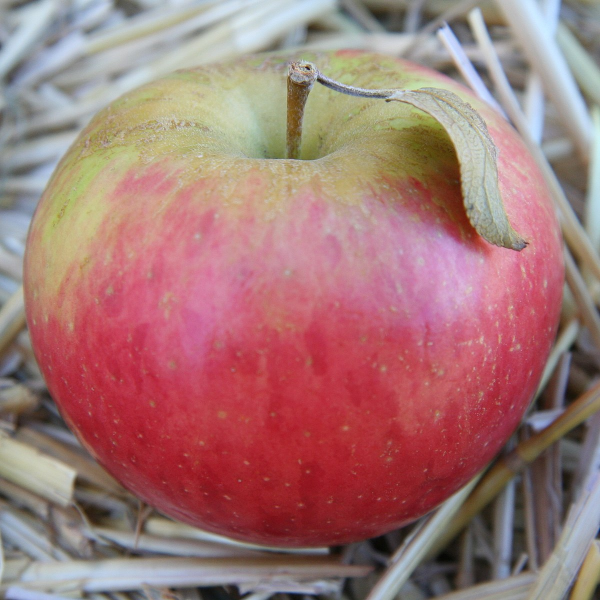
#> input picture images/jpg/Honeycrisp.jpg, 1200 x 1200 px (shown at 1/2 size)
$ python data_input.py ../temp/rotate_temp/HoneycrispVariations/rotate180degrees.jpg   (older library calls are emulated)
#> lines starting #> are read from the running program, lines starting #| are printed output that depends on the picture
from PIL import Image
import os
import sys
import numpy as np

from skimage.metrics import structural_similarity as ssim
from skimage.color import rgb2gray
from skimage.io import imread

"""
taking 2 images
rotate second image X times
for x images compare to image 1
select highest score comparison
return degrees to rotate smile
"""


#Grabs the current working directory and moves up once into the parent directory
#This allows us to write to a temp folder, later will become important, also looks cleaner
directory = os.path.abspath(os.path.join(os.getcwd(), os.pardir))

#im1 = Image.open(sys.argv[1])

print(directory) # AppleBottomGenius


#im1 = Image.open("C:/git/applebottomgenius/temp/rotate_temp/rotate180degrees.jpg")
#im = Image.open(relativePath + "/temp/rotate_temp/rotate180degrees.jpg")
im1= Image.open(directory + "/images/jpg/Honeycrisp.jpg")
#> im1 is the input picture: PIL image 1200x1200 RGB; mean R, G, B 161.9, 119.5, 118.4
# [11 lines of commented-out code are left out]
white = (255,255,255)

# [12 lines left out: function cleanImage, not called in this run]

#cleanImage(im1)


#rotates an image by 359 degrees in 1 degree intervals, saves to temp folder
##current issues: rotateDict currently organizes images assuming scales of decimals, bot literal order
#def emptyTemp();

#takes in image, variations to save. Saves image set to temp/rotate_temp
def rotateImage(image1, variations):

    #i don't know how to handle errors
#> called with variations = 11
    if (variations < 1 or variations > 360):
        print("Error: rotateImage(image, integer between 1 and 360)")
    else:

        # split into array on '/', return the value of the last elem
        fileName = image1.filename.split('/').pop()
#> fileName = 'Honeycrisp.jpg'

        print('image name: ' +  fileName)
#| image name: Honeycrisp.jpg
        folderName = fileName.split('.')[0] + "Variations"
#> folderName = 'HoneycrispVariations'

        try:
            os.mkdir(directory + "/temp/rotate_temp/" + folderName)
        except FileExistsError as e:  ## if failed, report it back to the user ##
            print ("Error: %s - %s." % (e.filename, e.strerror))
            pass

        global rotateDict
        rotateDict = {}
        for x in range(variations):
            intervals = int(360/variations*x)
            imageName = "/" + fileName.split('.')[0] + str(intervals) + "degrees.jpg"
            print(imageName)
            #print("intervals: " + str(intervals))
            saveLocation = directory + "/temp/rotate_temp/" + folderName + imageName
            #print("save location ::  " + saveLocation)
            image1.rotate(intervals, fillcolor = white).save(saveLocation)
            rotateDict.update({str(intervals): imageName})
#> this loop made 11 passes
#> imageName on passes 1 to 11: '/Honeycrisp0degrees.jpg', '/Honeycrisp32degrees.jpg', '/Honeycrisp65degrees.jpg', '/Honeycrisp98degrees.jpg', '/Honeycrisp130degrees.jpg', '/Honeycrisp163degrees.jpg', '/Honeycrisp196degrees.jpg', '/Honeycrisp229degrees.jpg', '/Honeycrisp261degrees.jpg', '/Honeycrisp294degrees.jpg', '/Honeycrisp327degrees.jpg'
#| /Honeycrisp0degrees.jpg
#| /Honeycrisp32degrees.jpg
#| /Honeycrisp65degrees.jpg
#| /Honeycrisp98degrees.jpg
#| /Honeycrisp130degrees.jpg
#| /Honeycrisp163degrees.jpg
#| /Honeycrisp196degrees.jpg
#| /Honeycrisp229degrees.jpg
#> (further printed lines are left out)
#> pass 2, in rotateImage, `image1.rotate(intervals, fillcolor = white).save(saveLocation)`:
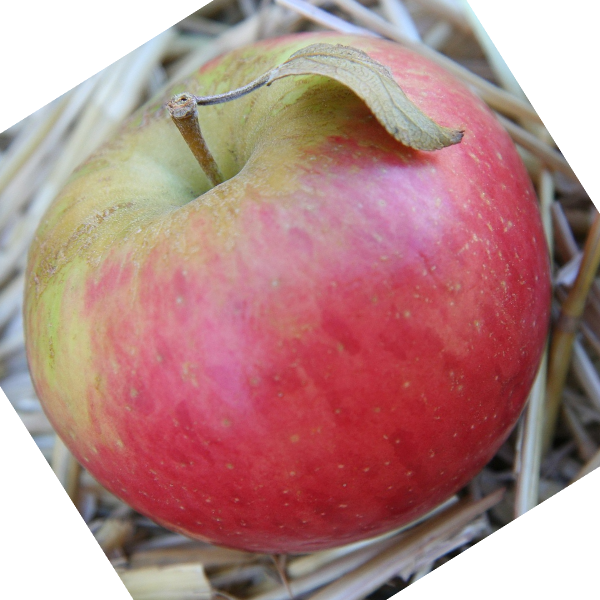
#> saved as Honeycrisp32degrees.jpg: PIL image 1200x1200 RGB (shown at 1/2 size); mean R, G, B 179.8, 136.8, 135.3
#> after the loop, rotateDict = 11 items

        fileList = os.listdir(directory + "/temp/rotate_temp/")

        print("printed " + str(variations) + " variations of " + fileName)
#| printed 11 variations of Honeycrisp.jpg

rotateImage(im1, 11)

#uses SSIM to compare two images of the same size
# [50 lines left out: functions compareImages, compareImagesLoop, not called in this run]

# [14 lines of commented-out code are left out]

$ run again, on temp/rotate_temp/HoneycrispVariations/rotate180degrees.jpg
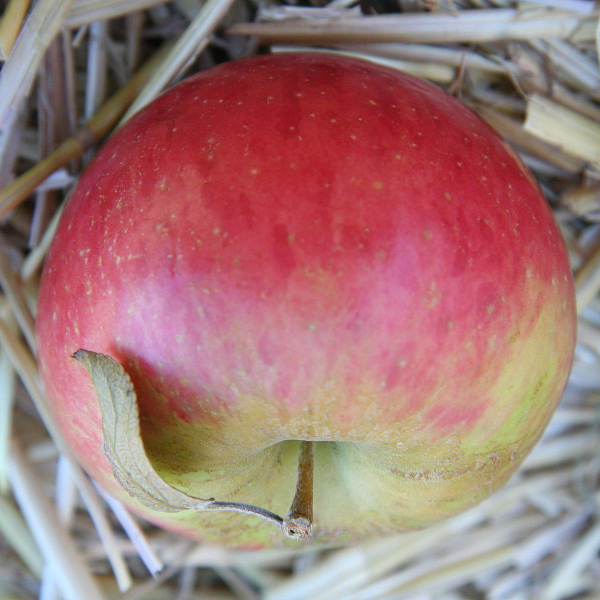
#> input picture temp/rotate_temp/HoneycrispVariations/rotate180degrees.jpg, 1200 x 1200 px, given in place of Honeycrisp.jpg, which was not available (shown at 1/2 size)
#> im1 is the input picture: PIL image 1200x1200 RGB; mean R, G, B 161.9, 119.5, 118.5
#> fileName = 'rotate180degrees.jpg'
#| image name: rotate180degrees.jpg
#> folderName = 'rotate180degreesVariations'
#> the loop in rotateImage, `for x in range(variations):` made 11 passes
#> imageName on passes 1 to 8: '/rotate180degrees0degrees.jpg', '/rotate180degrees32degrees.jpg', '/rotate180degrees65degrees.jpg', '/rotate180degrees98degrees.jpg', '/rotate180degrees130degrees.jpg', '/rotate180degrees163degrees.jpg', '/rotate180degrees196degrees.jpg', '/rotate180degrees229degrees.jpg'
#> (printed output is left out)
#> pass 2, in rotateImage, `image1.rotate(intervals, fillcolor = white).save(saveLocation)`:
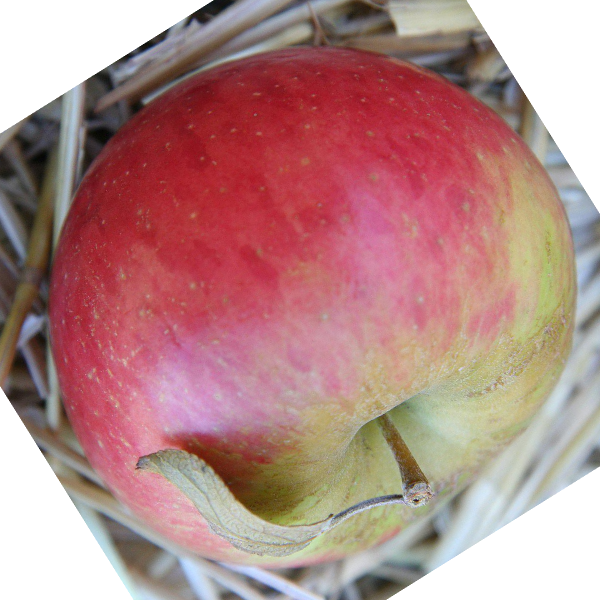
#> saved as rotate180degrees32degrees.jpg: PIL image 1200x1200 RGB (shown at 1/2 size); mean R, G, B 179.8, 136.8, 135.3
#> after the loop in rotateImage, `for x in range(variations):`: rotateDict = 11 items
#| printed 11 variations of rotate180degrees.jpg
